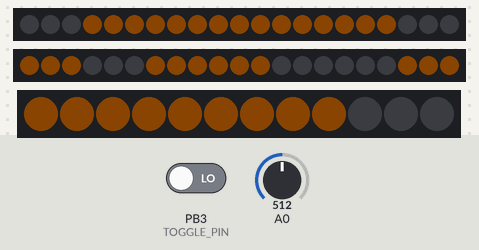
The sketch below on a simulated ATtiny85, built for the host (arithmetic inside an expression is 32-bit, double 64-bit). On the bench: 2 × 21 RGB LEDs in strip order, left to right, 12 RGB LEDs in strip order, left to right. The inputs (shaded band) are chosen by the test bench; at power-on: A0 = 512, PB3 (TOGGLE_PIN) LOW. Dim RGB values are drawn brighter than linear; the strip is taken to match the declared colour order; the local clock reads 2024-03-15 10:24:30 at power-on unless the sketch sets it.

Above: at 1.2 s.
1.3 s: A0 set to 309
2.8 s: A0 set to 283
4.3 s: A0 set to 588
5.8 s: A0 set to 615
7.3 s: A0 set to 290
At 30.9 s:
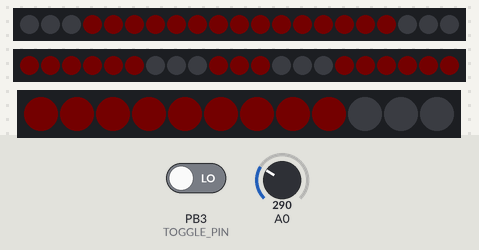
Timing chart, 0 to 31.5 s (numbered marks = the images above; inputs shaded):
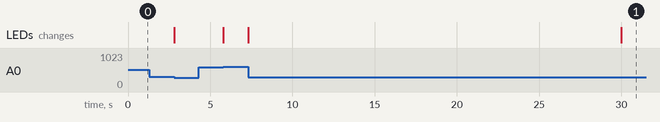

The sketch:

arduino_clock.ino
```cpp
#include <Adafruit_NeoPixel.h>
#ifdef __AVR__
  #include <avr/power.h>
#endif

#include <Wire.h>
#include "RTClib.h"

// Pins
#define DIGIT1_PIN          4
#define DIGIT2_PIN          5
#define HOURS_PIN           6
#define LDR_PIN             0   // analog pin
#define HOURS_BUTTON_PIN    9   // pin change interrupt PCINT0 (D8-D13)
#define MIN_BUTTON_PIN      10  // pin change interrupt PCINT0 (D8-D13)
#define TOGGLE_PIN          3

// Constants
#define LDR_THRESHOLD_LOW   300
#define LDR_THRESHOLD_HIGH  600
#define NUMPIXELS_DIGITS    21
#define NUMPIXELS_HOURS     12
#define NUMLEDS_PER_SEGMENT 3
#define NUMSTRIPS           3
#define BRIGHTNESS          10

// Real-time clock
RTC_DS3231 rtc;
DateTime currTime;
int currHour;
int prevHour = -1;
int currMinute;
int prevMinute = -1;
bool summerTime;
bool colorChanged = false;
volatile bool increase_hours_flag = false;
volatile unsigned long last_increase_hours = 0;
volatile bool increase_minutes_flag = false;
volatile unsigned long last_increase_minutes = 0;
unsigned long debounce_delay = 200;

int photocellReading;

// Setup NeoPixel library: create the different LED strips
Adafruit_NeoPixel digit1Strip = Adafruit_NeoPixel(NUMPIXELS_DIGITS, DIGIT1_PIN,
                                                    NEO_RGB + NEO_KHZ400);
Adafruit_NeoPixel digit2Strip = Adafruit_NeoPixel(NUMPIXELS_DIGITS, DIGIT2_PIN,
                                                    NEO_RGB + NEO_KHZ400);
Adafruit_NeoPixel hoursStrip = Adafruit_NeoPixel(NUMPIXELS_HOURS, HOURS_PIN,
                                                    NEO_RGB + NEO_KHZ400);
Adafruit_NeoPixel *strips [NUMSTRIPS] = { &digit1Strip, &digit2Strip, &hoursStrip };

//uint32_t colorLight = hoursStrip.Color(30, 200, 255); // blue
uint32_t colorLight = hoursStrip.Color(255, 128, 0); // orange
uint32_t colorDark = hoursStrip.Color(24, 0, 0);
uint32_t colorOff = hoursStrip.Color(0, 0, 0);
uint32_t currColor = colorLight;

// Segments:
//   1
// 0   2
//   3
// 4   6
//   5
// Activated segments per digit
int segments [10][7] = {
    { true, true, true, false, true, true, true },     // 0: 0, 1, 2, 4, 5, 6
    { false, false, true, false, false, false, true }, // 1: 2, 6
    { false, true, true, true, true, true, false },    // 2: 1, 2, 3, 4, 5
    { false, true, true, true, false, true, true },    // 3: 1, 2, 3, 5, 6
    { true, false, true, true, false, false, true },   // 4: 0, 2, 3, 6
    { true, true, false, true, false, true, true },    // 5: 0, 1, 3, 5, 6
    { true, true, false, true, true, true, true },     // 6: 0, 1, 3, 4, 5, 6
    { false, true, true, false, false, false, true },  // 7: 1, 2, 6
    { true, true, true, true, true, true, true },      // 8: 0, 1, 2, 3, 4, 5, 6
    { true, true, true, true, false, true, true }      // 9: 0, 1, 2, 3, 5, 6
};

void setup() {
    // Serial.begin(9600);

    // This is for Trinket 5V 16MHz,
    // you can remove these three lines if you are not using a Trinket
    #if defined (__AVR_ATtiny85__)
    if (F_CPU == 16000000) clock_prescale_set(clock_div_1);
    #endif

    for (int i = 0; i < NUMSTRIPS; i++) {
        strips[i]->begin(); // This initializes the NeoPixel library.
        strips[i]->setBrightness(BRIGHTNESS);
        strips[i]->setPixelColor(0, colorDark);
        strips[i]->show();
    }

    pinMode(TOGGLE_PIN, INPUT);

    // Wait for RTC
    while (! rtc.begin()) {
        // Serial.println("Couldn't find RTC");
        delay(100);
    }

    // Set the time to the date & time this sketch was compiled
    // rtc.adjust(DateTime(F(__DATE__), F(__TIME__)));

    // Interrupts (arduino uno)
    // attachInterrupt(digitalPinToInterrupt(HOURS_BUTTON_PIN),
    //                 increase_hours_interrupt, RISING);
    // attachInterrupt(digitalPinToInterrupt(MIN_BUTTON_PIN),
    //                 increase_minutes_interrupt, RISING);

    // Pin change interrupts (arduino trinket pro)
    pinMode(HOURS_BUTTON_PIN, INPUT);
    pinMode(MIN_BUTTON_PIN, INPUT);
    digitalWrite(HOURS_BUTTON_PIN, HIGH);
    digitalWrite(MIN_BUTTON_PIN, HIGH);
    pciSetup(HOURS_BUTTON_PIN);
    pciSetup(MIN_BUTTON_PIN);
}

void loop() {
  mainLoop();
}

void mainLoop() {
    // Set color based on LDR reading
    photocellReading = analogRead(LDR_PIN);

    colorChanged = false;
    if (currColor == colorLight && photocellReading < LDR_THRESHOLD_LOW) {
        currColor = colorDark;
        colorChanged = true;
    }
    if (currColor == colorDark && photocellReading > LDR_THRESHOLD_HIGH) {
        currColor = colorLight;
        colorChanged = true;
    }

    // Read toggle switch for summer time
    summerTime = (digitalRead(TOGGLE_PIN) == HIGH);

    // Change time
    if (increase_hours_flag) {
      rtc.adjust(rtc.now() + TimeSpan(3600));
      increase_hours_flag = false;
    }
    if (increase_minutes_flag) {
      rtc.adjust(rtc.now() + TimeSpan(60));
      increase_minutes_flag = false;
    }

    // Update shown time
    currTime = rtc.now();
    currHour = currTime.hour();
    currMinute = currTime.minute();

    if (currHour != prevHour || colorChanged) {
        prevHour = currHour;
        if (summerTime) {
            showHour(currHour, currColor);
        } else {
            if (currHour == 0) {
                showHour(23, currColor);
            } else {
                showHour(currHour - 1, currColor);
            }
        }
    }
    if (currMinute != prevMinute || colorChanged) {
        prevMinute = currMinute;
        showMinute(currMinute, currColor);
    }
}

void testLoop() {
  uint32_t color = colorLight;
  for (int i = 0; i < 100; i++) {
    showMinute(i, color);

    for (int j = 1; j <= 12; j++) {
      showHour(j, color);
      delay(83);
    }
  }
}

void testLoop2() {
  for (int i = 0; i < NUMPIXELS_DIGITS; i++) {
    digit1Strip.setPixelColor(i, colorLight);
    digit1Strip.show();
    delay(100);
  }
  for (int i = 0; i < NUMPIXELS_DIGITS; i++) {
    digit1Strip.setPixelColor(i, colorOff);
    digit1Strip.show();
    delay(100);
  }
}

void testColor() {
  showDigit(&digit1Strip, 8, hoursStrip.Color(255, 128, 0));
  showDigit(&digit2Strip, 8, hoursStrip.Color(30, 200, 255));
//  showDigit(&digit2Strip, 8, hoursStrip.Color(50, 0, 0));
}

void showHour(int currHour, uint32_t color) {
    // Hour: 0 - 23
    // Connection: first LED in the hours strip is at hour 1
    if (currHour > 12) {
      currHour -= 12;
    }
    for (int i = 0; i < NUMPIXELS_HOURS; i++) {
        if (i < currHour) {
            hoursStrip.setPixelColor(i, color);
        } else {
            hoursStrip.setPixelColor(i, colorOff);
        }
    }
    hoursStrip.show();
}

void showMinute(int currMinute, uint32_t color) {
    showDigit(&digit1Strip, currMinute / 10, color);
    showDigit(&digit2Strip, currMinute % 10, color);
}

// Digit connection scheme:
//   03 04 05
// 02        06
// 01        07
// 00        08
//   11 10 09
// 12        20
// 13        19
// 14        18
//   15 16 17
void showDigit(Adafruit_NeoPixel *strip, int digit, uint32_t color) {
    for (int i = 0; i < NUMPIXELS_DIGITS; i++) {
        if (segments[digit][i / NUMLEDS_PER_SEGMENT]) {
            strip->setPixelColor(i, color);
        } else {
            strip->setPixelColor(i, colorOff);
        }
    }
    strip->show();
}

void pciSetup(byte pin) {
    *digitalPinToPCMSK(pin) |= bit (digitalPinToPCMSKbit(pin));  // enable pin
    PCIFR  |= bit (digitalPinToPCICRbit(pin)); // clear any outstanding interrupt
    PCICR  |= bit (digitalPinToPCICRbit(pin)); // enable interrupt for the group
}

ISR(PCINT0_vect) {
    if (digitalRead(HOURS_BUTTON_PIN) == HIGH) {
        if (millis() - last_increase_hours > debounce_delay) {
            increase_hours_interrupt();
            last_increase_hours = millis();
        }
    }
    if (digitalRead(MIN_BUTTON_PIN) == HIGH) {
        if (millis() - last_increase_minutes > debounce_delay) {
            increase_minutes_interrupt();
            last_increase_minutes = millis();
        }
    }
}

void increase_hours_interrupt() {
    increase_hours_flag = true;
}

void increase_minutes_interrupt() {
    increase_minutes_flag = true;
}
```

Measured:
- after the input at 1.3 s, every drawn part: stays the same
- after the input at 4.3 s, every drawn part: stays the same
- after the input at 7.3 s, the LEDs: first change at once (image 1 shows a later state)
